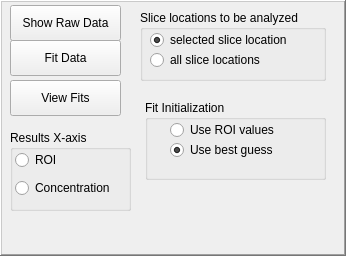
    <widget class="QFrame" name="frame_6">
     <property name="geometry">
      <rect>
       <x>385</x>
       <y>580</y>
       <width>346</width>
       <height>256</height>
      </rect>
     </property>
     <property name="autoFillBackground">
      <bool>true</bool>
     </property>
     <property name="frameShape">
      <enum>QFrame::WinPanel</enum>
     </property>
     <property name="frameShadow">
      <enum>QFrame::Raised</enum>
     </property>
     <widget class="QPushButton" name="pbFitData">
      <property name="geometry">
       <rect>
        <x>10</x>
        <y>40</y>
        <width>111</width>
        <height>36</height>
       </rect>
      </property>
      <property name="text">
       <string>Fit Data</string>
      </property>
     </widget>
     <widget class="QPushButton" name="pbShowRawData">
      <property name="geometry">
       <rect>
        <x>10</x>
        <y>5</y>
        <width>111</width>
        <height>36</height>
       </rect>
      </property>
      <property name="text">
       <string>Show Raw Data</string>
      </property>
     </widget>
     <widget class="QPushButton" name="pbViewFits">
      <property name="geometry">
       <rect>
        <x>10</x>
        <y>80</y>
        <width>111</width>
        <height>36</height>
       </rect>
      </property>
      <property name="text">
       <string>View Fits</string>
      </property>
     </widget>
     <widget class="QGroupBox" name="groupBox_2">
      <property name="geometry">
       <rect>
        <x>140</x>
        <y>10</y>
        <width>186</width>
        <height>71</height>
       </rect>
      </property>
      <property name="title">
       <string>Slice locations to be analyzed</string>
      </property>
      <widget class="QRadioButton" name="rbSelectedSlice">
       <property name="geometry">
        <rect>
         <x>10</x>
         <y>20</y>
         <width>146</width>
         <height>20</height>
        </rect>
       </property>
       <property name="text">
        <string>selected slice location</string>
       </property>
       <property name="checked">
        <bool>true</bool>
       </property>
      </widget>
      <widget class="QRadioButton" name="rbAllSlices">
       <property name="geometry">
        <rect>
         <x>10</x>
         <y>40</y>
         <width>146</width>
         <height>20</height>
        </rect>
       </property>
       <property name="text">
        <string>all slice locations</string>
       </property>
       <property name="checked">
        <bool>false</bool>
       </property>
      </widget>
     </widget>
     <widget class="QGroupBox" name="groupBox_3">
      <property name="geometry">
       <rect>
        <x>10</x>
        <y>130</y>
        <width>121</width>
        <height>81</height>
       </rect>
      </property>
      <property name="title">
       <string>Results X-axis</string>
      </property>
      <widget class="QRadioButton" name="radioButton">
       <property name="geometry">
        <rect>
         <x>5</x>
         <y>20</y>
         <width>95</width>
         <height>20</height>
        </rect>
       </property>
       <property name="text">
        <string>ROI</string>
       </property>
      </widget>
      <widget class="QRadioButton" name="radioButton_2">
       <property name="geometry">
        <rect>
         <x>5</x>
         <y>45</y>
         <width>111</width>
         <height>26</height>
        </rect>
       </property>
       <property name="text">
        <string>Concentration</string>
       </property>
      </widget>
     </widget>
     <widget class="QGroupBox" name="groupBox_4">
      <property name="geometry">
       <rect>
        <x>145</x>
        <y>100</y>
        <width>181</width>
        <height>80</height>
       </rect>
      </property>
      <property name="title">
       <string>Fit Initialization</string>
      </property>
      <widget class="QRadioButton" name="rbUseBestGuess">
       <property name="geometry">
        <rect>
         <x>25</x>
         <y>40</y>
         <width>146</width>
         <height>20</height>
        </rect>
       </property>
       <property name="text">
        <string>Use best guess</string>
       </property>
       <property name="checked">
        <bool>true</bool>
       </property>
      </widget>
      <widget class="QRadioButton" name="rbUseROIValues">
       <property name="geometry">
        <rect>
         <x>25</x>
         <y>20</y>
         <width>146</width>
         <height>20</height>
        </rect>
       </property>
       <property name="text">
        <string>Use ROI values</string>
       </property>
       <property name="checked">
        <bool>false</bool>
       </property>
      </widget>
     </widget>
    </widget>
